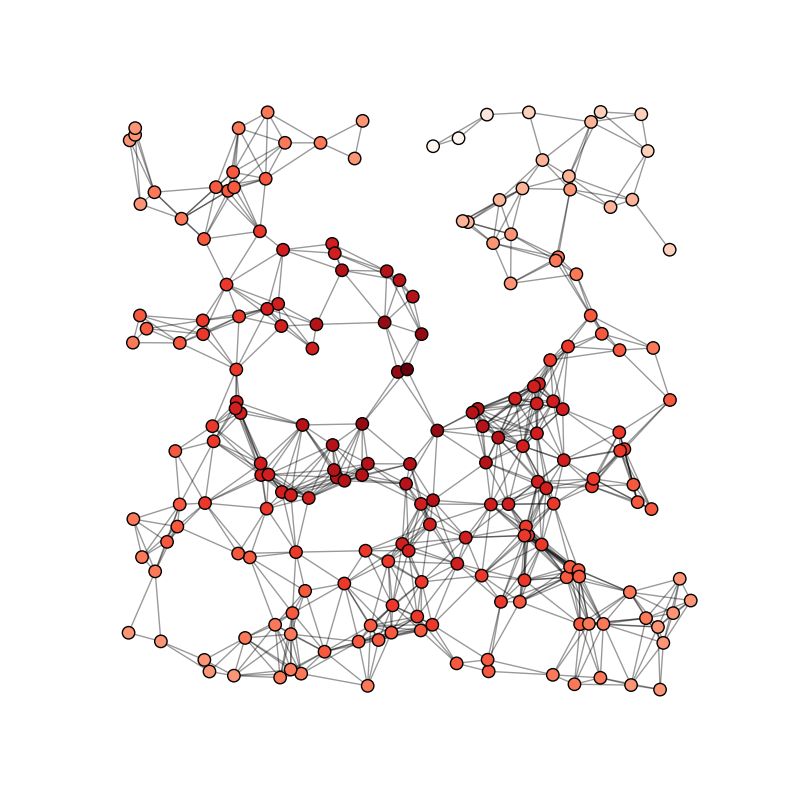

Reproduce this figure in Python.
import networkx as nx
import matplotlib.pyplot as plt

G=nx.random_geometric_graph(200,0.125)
# position is stored as node attribute data for random_geometric_graph
pos=nx.get_node_attributes(G,'pos')

# find node near center (0.5,0.5)
dmin=1
ncenter=0
for n in pos:
    x,y=pos[n]
    d=(x-0.5)**2+(y-0.5)**2
    if d<dmin:
        ncenter=n
        dmin=d

# color by path length from node near center
p=nx.single_source_shortest_path_length(G,ncenter)

plt.figure(figsize=(8,8))
nx.draw_networkx_edges(G,pos,nodelist=[ncenter],alpha=0.4)
nx.draw_networkx_nodes(G,pos,nodelist=p.keys(),
                       node_size=80,
                       node_color=p.values(),
                       cmap=plt.cm.Reds_r)

plt.xlim(-0.05,1.05)
plt.ylim(-0.05,1.05)
plt.axis('off')
plt.savefig('random_geometric_graph.png')
plt.show()